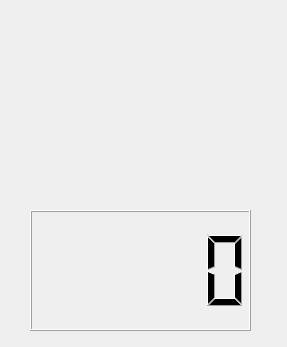
<?xml version="1.0" encoding="UTF-8"?>
<ui version="4.0">
 <class>Widget</class>
 <widget class="QWidget" name="Widget">
  <property name="geometry">
   <rect>
    <x>0</x>
    <y>0</y>
    <width>287</width>
    <height>347</height>
   </rect>
  </property>
  <property name="windowTitle">
   <string>Widget</string>
  </property>
  <widget class="DigitalClock" name="lcdNumber">
   <property name="geometry">
    <rect>
     <x>30</x>
     <y>210</y>
     <width>221</width>
     <height>121</height>
    </rect>
   </property>
  </widget>
 </widget>
 <customwidgets>
  <customwidget>
   <class>DigitalClock</class>
   <extends>QLCDNumber</extends>
   <header>digital_clock.h</header>
  </customwidget>
 </customwidgets>
 <resources/>
 <connections/>
</ui>
